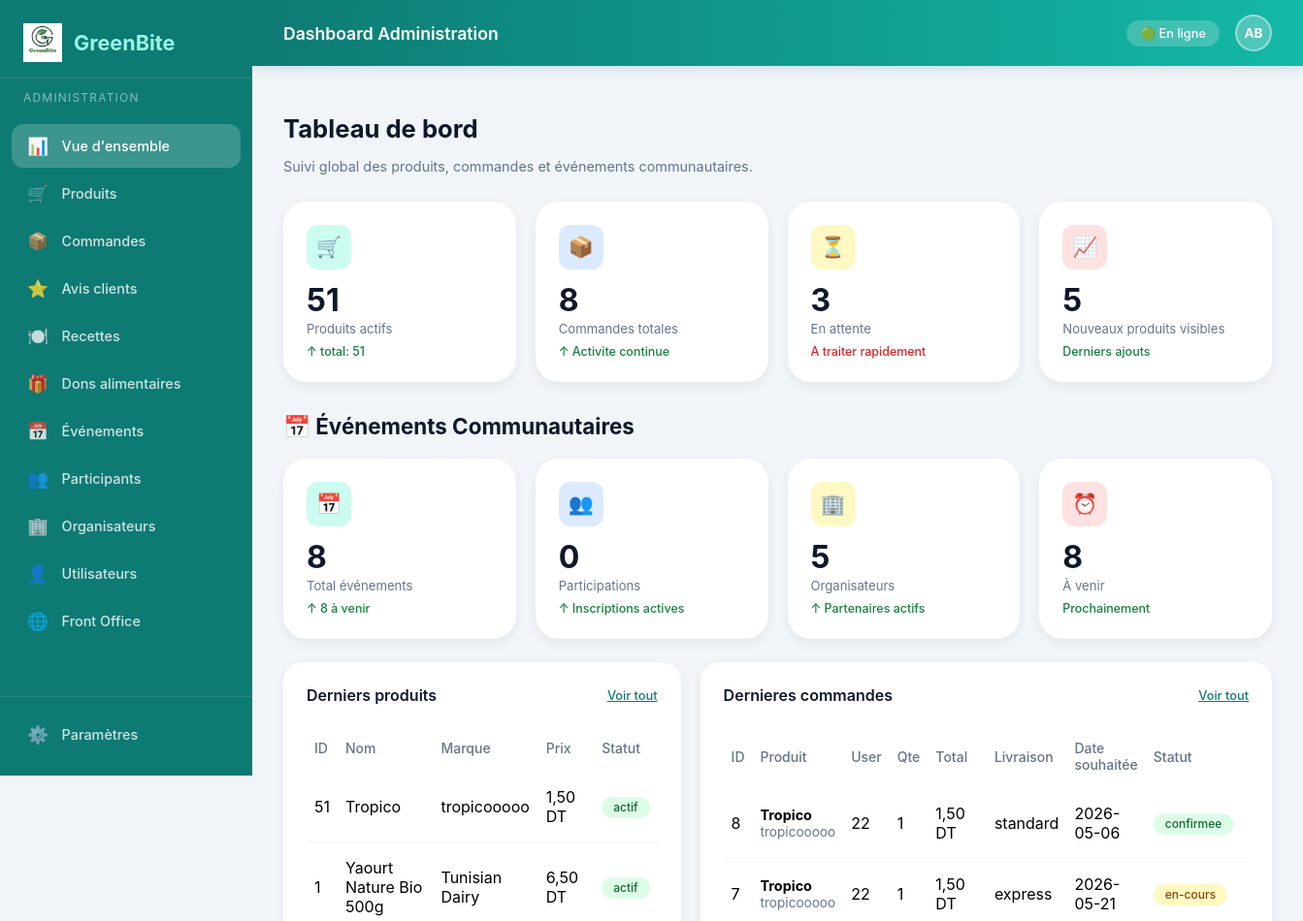
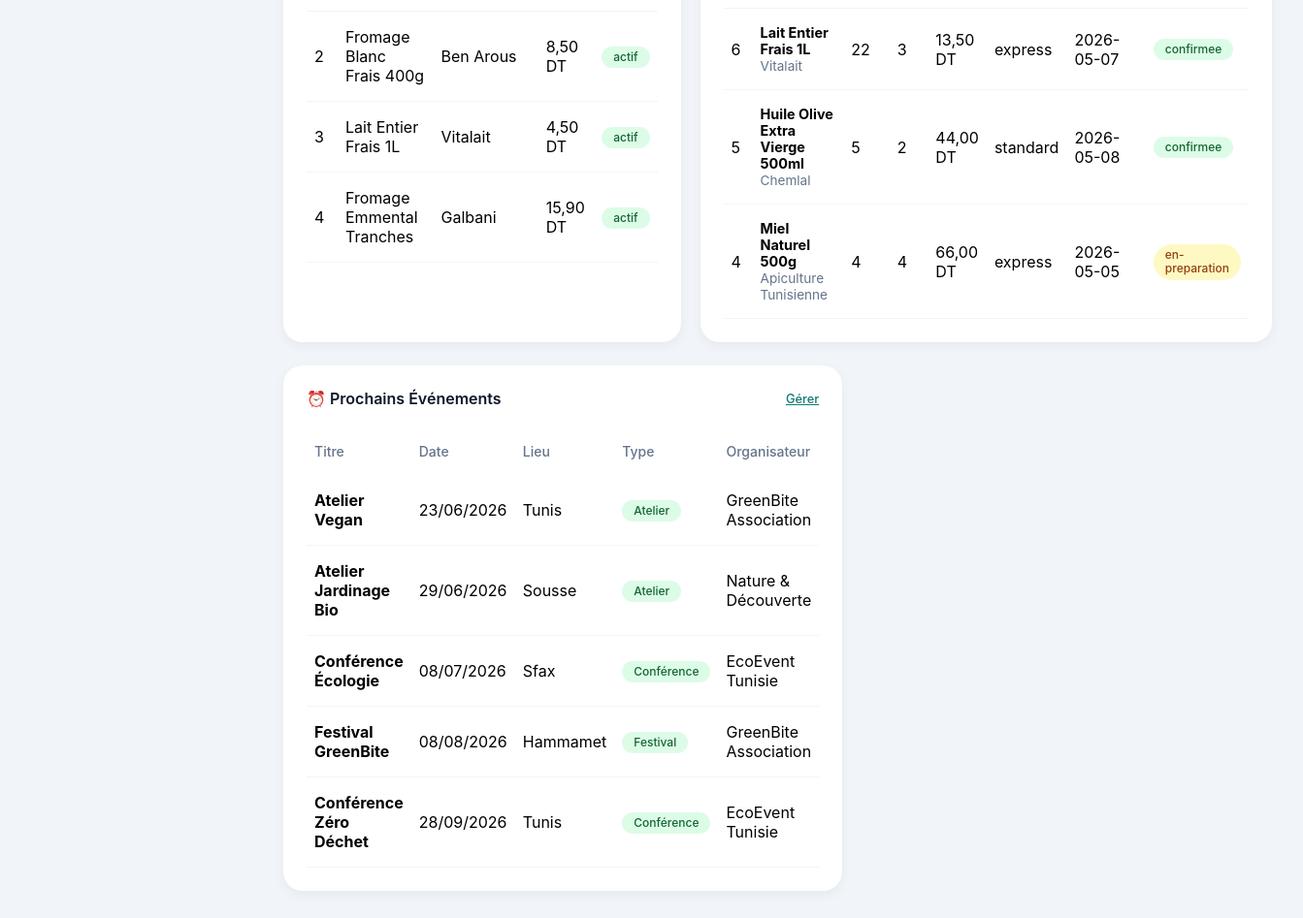
The page /Green-Bite/View/back-office/dashboard.php (signed in) on the database its author committed (2 pictures, top to bottom).
### tables this page shows
CREATE TABLE `produits` (
  `id_produit` int(11) NOT NULL,
  `nom` varchar(150) NOT NULL,
  `marque` varchar(120) NOT NULL,
  `code_barre` varchar(80) DEFAULT NULL,
  `categorie` varchar(120) DEFAULT NULL,
  `prix` decimal(10,2) NOT NULL DEFAULT 0.00,
  `calories` decimal(10,2) DEFAULT 0.00,
  `proteines` decimal(10,2) DEFAULT 0.00,
  `glucides` decimal(10,2) DEFAULT 0.00,
  `lipides` decimal(10,2) DEFAULT 0.00,
  `nutriscore` char(1) DEFAULT 'C',
  `image` text DEFAULT NULL,
  `quantite_disponible` int(11) NOT NULL DEFAULT 0,
  `statut` enum('actif','inactif','attente') DEFAULT 'actif',
  `date_ajout` datetime NOT NULL DEFAULT current_timestamp()
);

CREATE TABLE `commandes` (
  `id_commande` int(11) NOT NULL,
  `id_produit` int(11) NOT NULL,
  `id_utilisateur` int(11) NOT NULL,
  `quantite` int(11) NOT NULL DEFAULT 1,
  `prix_total` decimal(10,2) NOT NULL DEFAULT 0.00,
  `date_commande` datetime NOT NULL DEFAULT current_timestamp(),
  `statut` enum('en-cours','en-preparation','confirmee','livree','annulee') DEFAULT 'en-cours',
  `mode_livraison` enum('standard','express') NOT NULL DEFAULT 'standard',
  `date_livraison_souhaitee` date DEFAULT NULL,
  `adresse_livraison` text NOT NULL,
  `methode_paiement` enum('cash','carte') NOT NULL DEFAULT 'cash',
  `numero_carte` varchar(20) DEFAULT NULL,
  `nom_titulaire` varchar(100) DEFAULT NULL,
  `date_expiration` varchar(5) DEFAULT NULL,
  `cvv` varchar(3) DEFAULT NULL
);

CREATE TABLE IF NOT EXISTS `evenement` (
  `id` int(11) NOT NULL AUTO_INCREMENT,
  `titre` varchar(100) NOT NULL,
  `description` text NOT NULL,
  `date_event` date NOT NULL,
  `lieu` varchar(100) NOT NULL,
  `type` enum('Atelier','Conférence','Festival','Autre') NOT NULL,
  `organisateur_id` int(11) NOT NULL,
  `capacite_max` int(11) DEFAULT 100,
  `prix` decimal(10,2) DEFAULT 0.00,
  `image_url` varchar(500) DEFAULT NULL,
  `created_at` timestamp NOT NULL DEFAULT current_timestamp(),
  `updated_at` timestamp NOT NULL DEFAULT current_timestamp() ON UPDATE current_timestamp(),
  PRIMARY KEY (`id`),
  KEY `idx_date` (`date_event`),
  KEY `idx_type` (`type`),
  KEY `idx_lieu` (`lieu`),
  KEY `idx_organisateur` (`organisateur_id`),
  CONSTRAINT `evenement_ibfk_1` FOREIGN KEY (`organisateur_id`) REFERENCES `organisateur` (`id`) ON DELETE CASCADE
);

CREATE TABLE IF NOT EXISTS `organisateur` (
  `id` int(11) NOT NULL AUTO_INCREMENT,
  `nom` varchar(100) NOT NULL,
  `email` varchar(150) NOT NULL,
  `telephone` varchar(20) NOT NULL,
  `adresse` text DEFAULT NULL,
  `site_web` varchar(200) DEFAULT NULL,
  `created_at` timestamp NOT NULL DEFAULT current_timestamp(),
  `updated_at` timestamp NOT NULL DEFAULT current_timestamp() ON UPDATE current_timestamp(),
  PRIMARY KEY (`id`),
  UNIQUE KEY `email` (`email`)
);

### Green-Bite/View/back-office/dashboard.php (the view, shortened to what the rows shown need)
<?php
require_once __DIR__ . '/../includes/bootstrap.php';
require_once __DIR__ . '/../../Controller/ProductController.php';
require_once __DIR__ . '/../../Controller/OrderController.php';
require_once __DIR__ . '/../../Controller/EvenementController.php';
$productController = new ProductController();
$orderController = new OrderController();
$eventController = new EvenementController();
$eventStats = $eventController->getStats();
$nextEvents = $eventController->getNextEvents(5);
$latestProducts = $productController->latest(5);
$latestOrders = $orderController->latest(5);
?>
<!DOCTYPE html>
<html lang="fr">
<head>
    <link rel="stylesheet" href="../style.css">
</head>
<body>
<div class="dashboard-layout">
    <div class="dashboard-main">
        <div class="page-content">
            <div class="page-header">
                <h1>Tableau de bord</h1>
            </div>
            <div class="page-header" style="margin-top:2rem;margin-bottom:1rem;">
                <h2 style="font-size:1.4rem;font-weight:700;color:#0f172a;">📅 Événements Communautaires</h2>
            </div>
            <div class="panels-row">
                <div class="panel">
                    <div class="table-wrap">
                        <table>
                            <thead><tr><th>ID</th><th>Nom</th><th>Marque</th><th>Prix</th><th>Statut</th></tr></thead>
                            <tbody>
                            <?php foreach ($latestProducts as $p): ?>
                                <tr>
                                    <td><?= (int) $p['id_produit'] ?></td>
                                    <td><?= h($p['nom']) ?></td>
                                    <td><?= h($p['marque']) ?></td>
                                    <td><?= number_format((float) $p['prix'], 2, ',', ' ') ?> DT</td>
                                    <td>
                                        <span class="badge <?= $p['statut'] === 'actif' ? 'badge-green' : ($p['statut'] === 'attente' ? 'badge-amber' : 'badge-red') ?>">
                                            <?= h($p['statut']) ?>
                                        </span>
                                    </td>
                                </tr>
                            <?php endforeach; ?>
                            </tbody>
                        </table>
                    </div>
                </div>
                <div class="panel">
                    <div class="table-wrap">
                        <table>
                            <thead><tr><th>ID</th><th>Produit</th><th>User</th><th>Qte</th><th>Total</th><th>Livraison</th><th>Date souhaitée</th><th>Statut</th></tr></thead>
                            <tbody>
                            <?php foreach ($latestOrders as $o): ?>
                                <tr>
                                    <td><?= (int) $o['id_commande'] ?></td>
                                    <td>
                                        <div style="font-size:0.9rem;">
                                            <strong><?= h((string) ($o['produit_nom'] ?? 'Produit supprimé')) ?></strong><br>
                                            <span style="color:#64748b;font-size:0.85rem;"><?= h((string) ($o['produit_marque'] ?? '')) ?></span>
                                        </div>
                                    </td>
                                    <td><?= (int) $o['id_utilisateur'] ?></td>
                                    <td><?= (int) $o['quantite'] ?></td>
                                    <td><?= number_format((float) $o['prix_total'], 2, ',', ' ') ?> DT</td>
                                    <td><?= h((string) ($o['mode_livraison'] ?? 'standard')) ?></td>
                                    <td><?= h((string) ($o['date_livraison_souhaitee'] ?? '')) ?></td>
                                    <td>
                                        <span class="badge <?= in_array($o['statut'], ['confirmee', 'livree'], true) ? 'badge-green' : ($o['statut'] === 'annulee' ? 'badge-red' : 'badge-amber') ?>">
                                            <?= h($o['statut']) ?>
                                        </span>
                                    </td>
                                </tr>
                            <?php endforeach; ?>
                            </tbody>
                        </table>
                    </div>
                </div>
            </div>
            <div class="panels-row" style="margin-top:1.5rem;">
                <div class="panel">
                    <div class="table-wrap">
                        <table>
                            <thead><tr><th>Titre</th><th>Date</th><th>Lieu</th><th>Type</th><th>Organisateur</th></tr></thead>
                            <tbody>
                            <?php if (empty($nextEvents)): ?>
                                <tr><td colspan="5" style="text-align:center;padding:2rem;color:#64748b;">📭 Aucun événement à venir.<br><a href="/Green-Bite/View/back-office/evenements_add.php" style="color:#0f766e;">➕ Ajouter un événement</a></td></tr>
                            <?php else: ?>
                                <?php foreach ($nextEvents as $ev): ?>
                                <tr>
                                    <td><strong><?= h($ev['titre']) ?></strong></td>
                                    <td><?= date('d/m/Y', strtotime($ev['date_event'])) ?></td>
                                    <td><?= h($ev['lieu']) ?></td>
                                    <td><span class="badge badge-green"><?= h($ev['type']) ?></span></td>
                                    <td><?= h($ev['organisateur_nom'] ?? '-') ?></td>
                                </tr>
                                <?php endforeach; ?>
                            <?php endif; ?>
                            </tbody>
                        </table>
                    </div>
                </div>
            </div>
        </div>
    </div>
</div>
</body>
</html>

### rows shown on the page
produits: id_produit "51", nom "Tropico", marque "tropicooooo", prix "1,50", statut "actif"
produits: id_produit "1", nom "Yaourt Nature Bio 500g", marque "Tunisian Dairy", prix "6,50", statut "actif"
produits: id_produit "2", nom "Fromage Blanc Frais 400g", marque "Ben Arous", prix "8,50", statut "actif"
produits: id_produit "3", nom "Lait Entier Frais 1L", marque "Vitalait", prix "4,50", statut "actif"
produits: id_produit "4", nom "Fromage Emmental Tranches", marque "Galbani", prix "15,90", statut "actif"
commandes: id_commande "8", id_produit.nom "Tropico", id_produit.marque "tropicooooo", id_utilisateur "22", quantite "1", prix_total "1,50", mode_livraison "standard", date_livraison_souhaitee "2026-05-06", statut "confirmee"
commandes: id_commande "7", id_produit.nom "Tropico", id_produit.marque "tropicooooo", id_utilisateur "22", quantite "1", prix_total "1,50", mode_livraison "express", date_livraison_souhaitee "2026-05-21", statut "en-cours"
commandes: id_commande "6", id_produit.nom "Lait Entier Frais 1L", id_produit.marque "Vitalait", id_utilisateur "22", quantite "3", prix_total "13,50", mode_livraison "express", date_livraison_souhaitee "2026-05-07", statut "confirmee"
commandes: id_commande "5", id_produit.nom "Huile Olive Extra Vierge 500ml", id_produit.marque "Chemlal", id_utilisateur "5", quantite "2", prix_total "44,00", mode_livraison "standard", date_livraison_souhaitee "2026-05-08", statut "confirmee"
commandes: id_commande "4", id_produit.nom "Miel Naturel 500g", id_produit.marque "Apiculture Tunisienne", id_utilisateur "4", quantite "4", prix_total "66,00", mode_livraison "express", date_livraison_souhaitee "2026-05-05", statut "en-preparation"
evenement: titre "Atelier Vegan", date_event "23/06/2026", lieu "Tunis", type "Atelier", organisateur.nom "GreenBite Association"
evenement: titre "Atelier Jardinage Bio", date_event "29/06/2026", lieu "Sousse", type "Atelier", organisateur.nom "Nature & Découverte"
evenement: titre "Conférence Écologie", date_event "08/07/2026", lieu "Sfax", type "Conférence", organisateur.nom "EcoEvent Tunisie"
evenement: titre "Festival GreenBite", date_event "08/08/2026", lieu "Hammamet", type "Festival", organisateur.nom "GreenBite Association"
evenement: titre "Conférence Zéro Déchet", date_event "28/09/2026", lieu "Tunis", type "Conférence", organisateur.nom "EcoEvent Tunisie"

### other values the page prints
$icon "📊 🛒 📦 ⭐ 🍽️ 🎁 📅 👥 🏢 🌐"
$label "Vue d'ensemble Produits Commandes Avis clients Recettes Dons alimentaires Événements Participants Organisateurs Utilisateurs Front Office"
$activeProducts "51"
$totalProducts "51"
$totalOrders "8"
$pendingOrders "3"
count($latestProducts) "5"
$totalEvents "8"
$upcomingEvents "8"
$totalParticipations "0"
$totalOrganisateurs "5"
